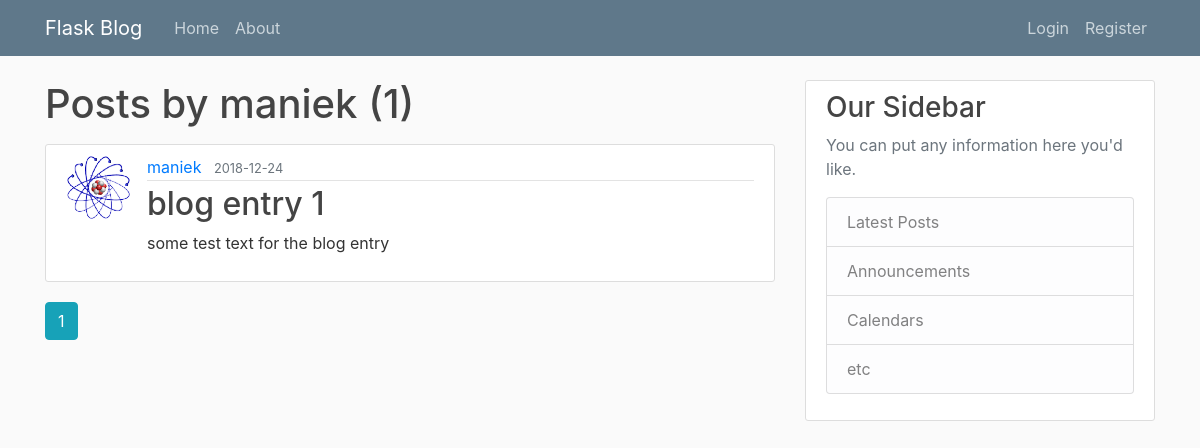
Before: /user/maniek with the older database file.
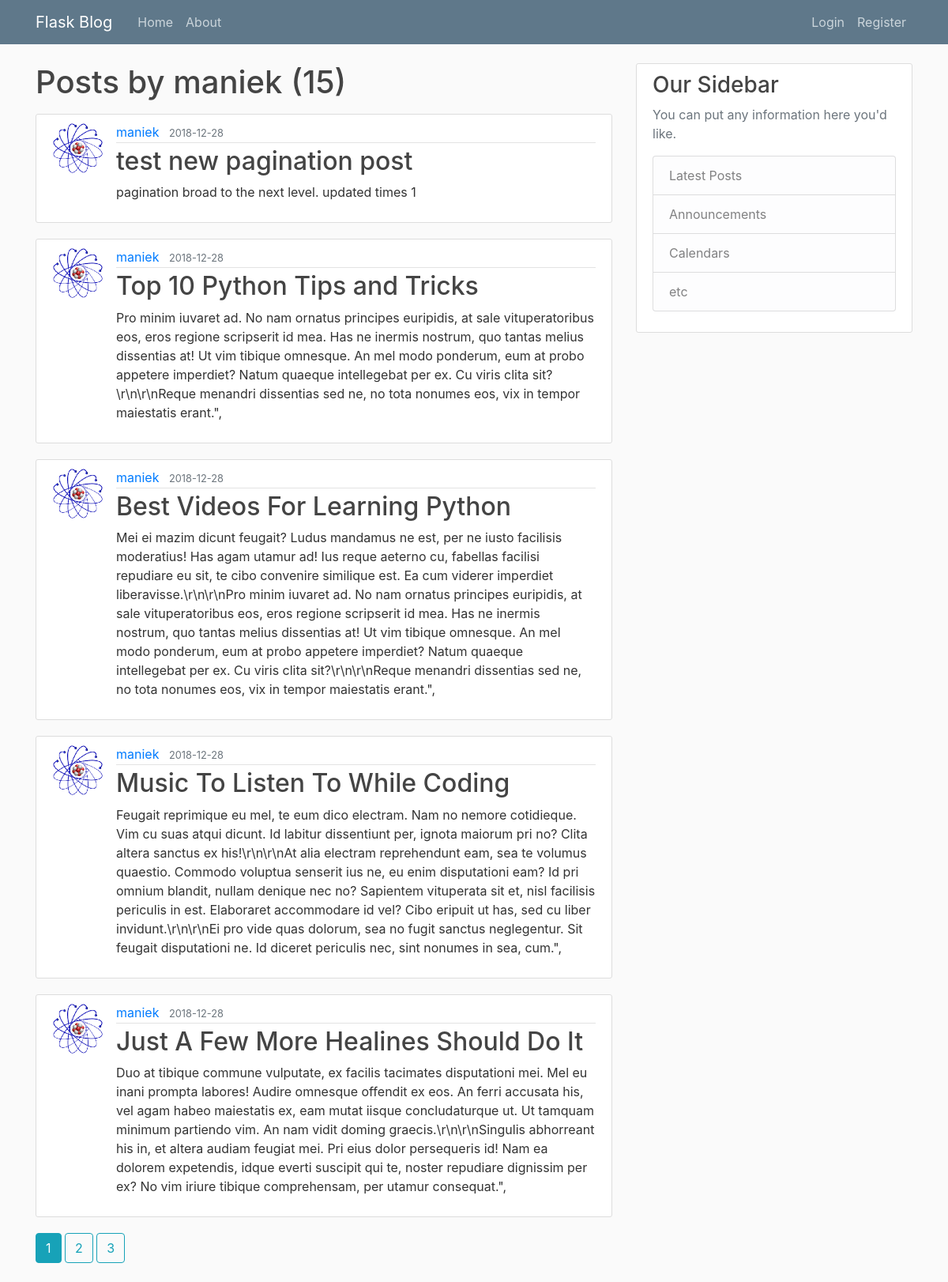
After: the same page with the newer database file.
### blog/models.py (models this page shows, shortened)
class User(db.Model, UserMixin):
    id = db.Column(db.Integer, primary_key=True)
    username = db.Column(db.String(20), unique=True, nullable=False)
    email = db.Column(db.String(120), unique=True, nullable=False)
    image_file = db.Column(db.String(20), nullable=False, default='default.jpg')
    password = db.Column(db.String(60), nullable=False)
    posts = db.relationship('Post', backref='author', lazy=True)

class Post(db.Model):
    id = db.Column(db.Integer, primary_key=True)
    title = db.Column(db.String(100), nullable=False)
    date_posted = db.Column(db.DateTime, nullable=False, default=datetime.utcnow)
    content = db.Column(db.Text, nullable=False)
    user_id = db.Column(db.Integer, db.ForeignKey('user.id'), nullable=False)

### blog/routes.py (the view)
@app.route("/user/<string:username>")
def user_posts(username):
    page = request.args.get('page', 1, type=int)
    user = User.query.filter_by(username=username).first_or_404()
    posts = Post.query.filter_by(author=user)\
        .order_by(Post.date_posted.desc())\
        .paginate(page=page, per_page=5)
    return render_template('user_posts.html', posts=posts, user=user)

### blog/templates/user_posts.html
{% extends "layout.html" %}
{% block content %}
    <h1 class="mb-3">Posts by {{ user.username }} ({{ posts.total }})</h1>
    {% for post in posts.items %}
    <article class="media content-section">
        <img class="rounded-circle article-img" src="{{ url_for('static', filename='profile_pics/' + post.author.image_file) }}">
        <div class="media-body">
            <div class="article-metadata">
                <a class="mr-2" href="{{ url_for('user_posts', username=post.author.username) }}">{{ post.author.username }}</a>
                <small class="text-muted">{{ post.date_posted.strftime('%Y-%m-%d') }}</small>
            </div>
            <h2><a class="article-title" href="{{ url_for('post', post_id=post.id) }}">{{ post.title }}</a></h2>
            <p class="article-content">{{ post.content }}</p>
        </div>
    </article>
    {% endfor %}
    {% for page_num in posts.iter_pages(left_edge=1, right_edge=1, left_current=1, right_current=2) %}
        {% if page_num %}
            {% if page_num == posts.page %}
                <a class="btn btn-info mb-4" href="{{ url_for('user_posts', username=user.username, page=page_num) }}">{{ page_num }}</a>
            {% else %}
                <a class="btn btn-outline-info mb-4" href="{{ url_for('user_posts', username=user.username, page=page_num) }}">{{ page_num }}</a>
            {% endif %}
        {% else %}
        ...
        {% endif %}
    {% endfor %}
{% endblock content %}

### blog/templates/layout.html (shortened to what this page needs)
<!doctype html>
<html lang="en">
  <head>
    <link rel="stylesheet" href="https://stackpath.bootstrapcdn.com/bootstrap/4.1.3/css/bootstrap.min.css">
    <link rel="stylesheet" type="text/css" href="{{ url_for('static', filename='main.css') }}">
  </head>
  <body>
    <header class="site-header">
      <nav class="navbar navbar-expand-md navbar-dark bg-steel fixed-top">
        <div class="container">
          <a class="navbar-brand mr-4" href="/">Flask Blog</a>
          <div class="collapse navbar-collapse" id="navbarToggle">
            <div class="navbar-nav mr-auto">
              <a class="nav-item nav-link" href="{{ url_for('home') }}">Home</a>
              <a class="nav-item nav-link" href="{{ url_for('about') }}">About</a>
            </div>
            <div class="navbar-nav">
              {% if current_user.is_authenticated %}
                <a class="nav-item nav-link" href="{{ url_for('new_post') }}">New post</a>
                <a class="nav-item nav-link" href="{{ url_for('account') }}">Account</a>
                <a class="nav-item nav-link" href="{{ url_for('logout') }}">Logout</a>
              {% else %}
                <a class="nav-item nav-link" href="{{ url_for('login') }}">Login</a>
                <a class="nav-item nav-link" href="{{ url_for('register') }}">Register</a>
              {% endif %}
            </div>
          </div>
        </div>
      </nav>
    </header>
    <main role="main" class="container">
      <div class="row">
        <div class="col-md-8">
          {% block content %}{% endblock %}
        </div>
        <div class="col-md-4">
          <div class="content-section">
            <h3>Our Sidebar</h3>
            <p class='text-muted'>You can put any information here you'd like.
              <ul class="list-group">
                <li class="list-group-item list-group-item-light">Latest Posts</li>
                <li class="list-group-item list-group-item-light">Announcements</li>
                <li class="list-group-item list-group-item-light">Calendars</li>
                <li class="list-group-item list-group-item-light">etc</li>
              </ul>
            </p>
          </div>
        </div>
      </div>
    </main>
  </body>
</html>

### blog/static/main.css (style rules this page uses)
body { background: #fafafa; color: #333333; margin-top: 5rem; }
h1, h2, h3, h4, h5, h6 { color: #444444; }
.bg-steel { background-color: #5f788a; }
.site-header .navbar-nav .nav-link { color: #cbd5db; }
.content-section { background: #ffffff; padding: 10px 20px; border: 1px solid #dddddd; border-radius: 3px; margin-bottom: 20px; }
.article-title { color: #444444; }
.article-content { white-space: pre-line; }
.article-img { height: 65px; width: 65px; margin-right: 16px; }
.article-metadata { padding-bottom: 1px; margin-bottom: 4px; border-bottom: 1px solid #e3e3e3 }

Changed rows visible on the page:
no longer on this page (row unchanged): Post: image_file (picture), author.username "maniek", date_posted "2018-12-24", title "blog entry 1", content "some test text for the blog entry"
added Post: image_file (picture), author.username "maniek", date_posted "2018-12-28", title "test new pagination post", content "pagination broad to the next level. updated times 1"
added Post: image_file (picture), author.username "maniek", date_posted "2018-12-28", title "Top 10 Python Tips and Tricks", content "Pro minim iuvaret ad. No nam ornatus principes euripidis, at sale vituperatoribus eos, eros regione scripserit id mea. Has ne inermis nostrum, quo tantas melius dissentias at! Ut vim tibique omnesque. An mel modo ponderum, eum at probo appetere imperdiet? Natum quaeque intellegebat per ex. Cu viris clita sit?\\r\\n\\r\\nReque menandri dissentias sed ne, no tota nonumes eos, vix in tempor maiestatis erant.\","
added Post: image_file (picture), author.username "maniek", date_posted "2018-12-28", title "Best Videos For Learning Python", content "Mei ei mazim dicunt feugait? Ludus mandamus ne est, per ne iusto facilisis moderatius! Has agam utamur ad! Ius reque aeterno cu, fabellas facilisi repudiare eu sit, te cibo convenire similique est. Ea cum viderer imperdiet liberavisse.\\r\\n\\r\\nPro minim iuvaret ad. No nam ornatus principes euripidis, at sale vituperatoribus eos, eros regione scripserit id mea. Has ne inermis nostrum, quo tantas melius dissentias at! Ut vim tibique omnesque. An mel modo ponderum, eum at probo appetere imperdiet? Natum quaeque intellegebat per ex. Cu viris clita sit?\\r\\n\\r\\nReque menandri dissentias sed ne, no tota nonumes eos, vix in tempor maiestatis erant.\","
added Post: image_file (picture), author.username "maniek", date_posted "2018-12-28", title "Music To Listen To While Coding", content "Feugait reprimique eu mel, te eum dico electram. Nam no nemore cotidieque. Vim cu suas atqui dicunt. Id labitur dissentiunt per, ignota maiorum pri no? Clita altera sanctus ex his!\\r\\n\\r\\nAt alia electram reprehendunt eam, sea te volumus quaestio. Commodo voluptua senserit ius ne, eu enim disputationi eam? Id pri omnium blandit, nullam denique nec no? Sapientem vituperata sit et, nisl facilisis periculis in est. Elaboraret accommodare id vel? Cibo eripuit ut has, sed cu liber invidunt.\\r\\n\\r\\nEi pro vide quas dolorum, sea no fugit sanctus neglegentur. Sit feugait disputationi ne. Id diceret periculis nec, sint nonumes in sea, cum.\","
added Post: image_file (picture), author.username "maniek", date_posted "2018-12-28", title "Just A Few More Healines Should Do It", content "Duo at tibique commune vulputate, ex facilis tacimates disputationi mei. Mel eu inani prompta labores! Audire omnesque offendit ex eos. An ferri accusata his, vel agam habeo maiestatis ex, eam mutat iisque concludaturque ut. Ut tamquam minimum partiendo vim. An nam vidit doming graecis.\\r\\n\\r\\nSingulis abhorreant his in, et altera audiam feugiat mei. Pri eius dolor persequeris id! Nam ea dolorem expetendis, idque everti suscipit qui te, noster repudiare dignissim per ex? No vim iriure tibique comprehensam, per utamur consequat.\","
Other visible differences:
{{ posts.total }}: "1" → "15"
new list line: "2"
new list line: "3"
